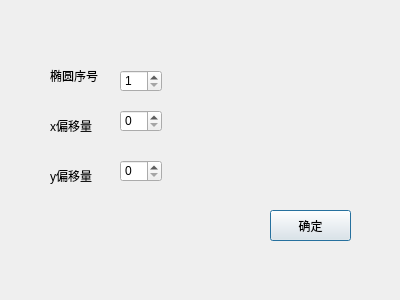
<?xml version="1.0" encoding="UTF-8"?>
<ui version="4.0">
 <class>tranellipseDialog</class>
 <widget class="QDialog" name="tranellipseDialog">
  <property name="geometry">
   <rect>
    <x>0</x>
    <y>0</y>
    <width>400</width>
    <height>300</height>
   </rect>
  </property>
  <property name="windowTitle">
   <string>Dialog</string>
  </property>
  <widget class="QLabel" name="label">
   <property name="geometry">
    <rect>
     <x>50</x>
     <y>60</y>
     <width>61</width>
     <height>31</height>
    </rect>
   </property>
   <property name="text">
    <string>椭圆序号</string>
   </property>
  </widget>
  <widget class="QLabel" name="label_2">
   <property name="geometry">
    <rect>
     <x>50</x>
     <y>110</y>
     <width>61</width>
     <height>31</height>
    </rect>
   </property>
   <property name="text">
    <string>x偏移量</string>
   </property>
  </widget>
  <widget class="QLabel" name="label_3">
   <property name="geometry">
    <rect>
     <x>50</x>
     <y>160</y>
     <width>61</width>
     <height>31</height>
    </rect>
   </property>
   <property name="text">
    <string>y偏移量</string>
   </property>
  </widget>
  <widget class="QSpinBox" name="spinBox">
   <property name="geometry">
    <rect>
     <x>120</x>
     <y>70</y>
     <width>42</width>
     <height>22</height>
    </rect>
   </property>
   <property name="minimum">
    <number>1</number>
   </property>
  </widget>
  <widget class="QSpinBox" name="spinBox_2">
   <property name="geometry">
    <rect>
     <x>120</x>
     <y>110</y>
     <width>42</width>
     <height>22</height>
    </rect>
   </property>
   <property name="maximum">
    <number>800</number>
   </property>
  </widget>
  <widget class="QSpinBox" name="spinBox_3">
   <property name="geometry">
    <rect>
     <x>120</x>
     <y>160</y>
     <width>42</width>
     <height>22</height>
    </rect>
   </property>
   <property name="maximum">
    <number>500</number>
   </property>
  </widget>
  <widget class="QPushButton" name="pushButton">
   <property name="geometry">
    <rect>
     <x>270</x>
     <y>210</y>
     <width>81</width>
     <height>31</height>
    </rect>
   </property>
   <property name="text">
    <string>确定</string>
   </property>
  </widget>
 </widget>
 <resources/>
 <connections/>
</ui>
